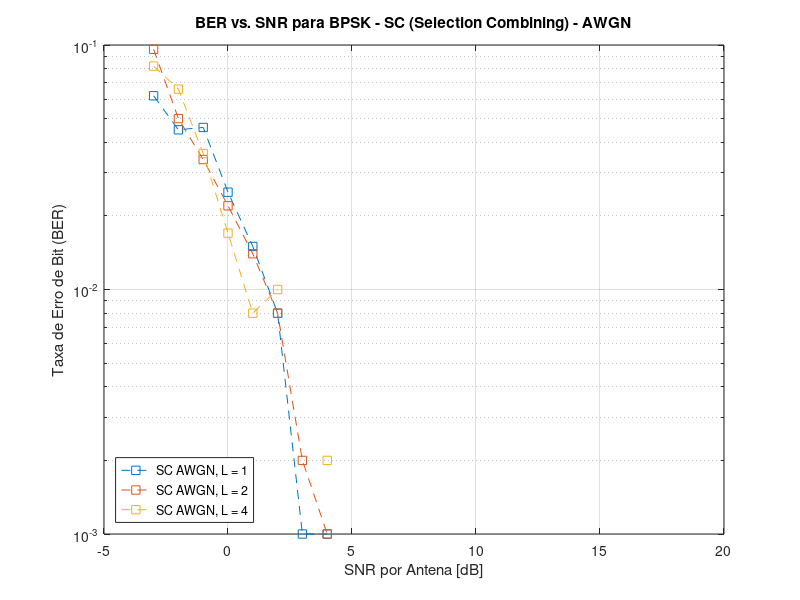
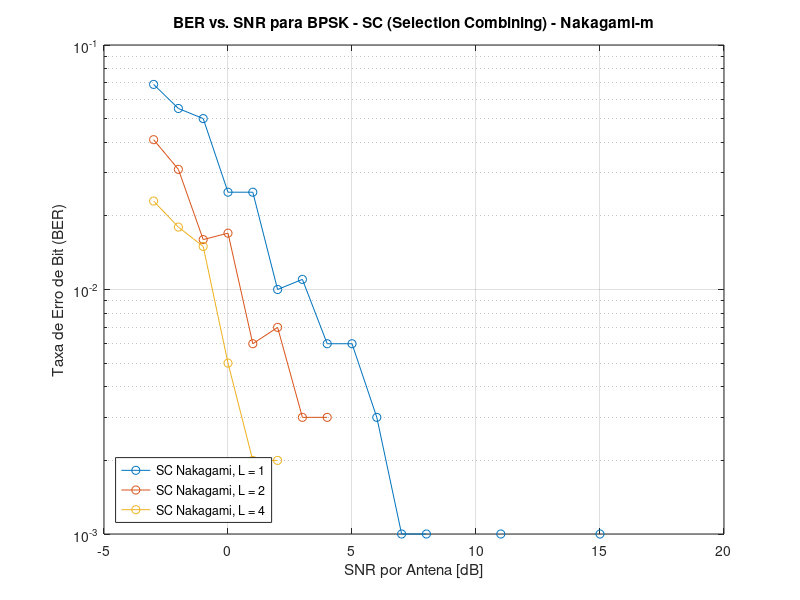
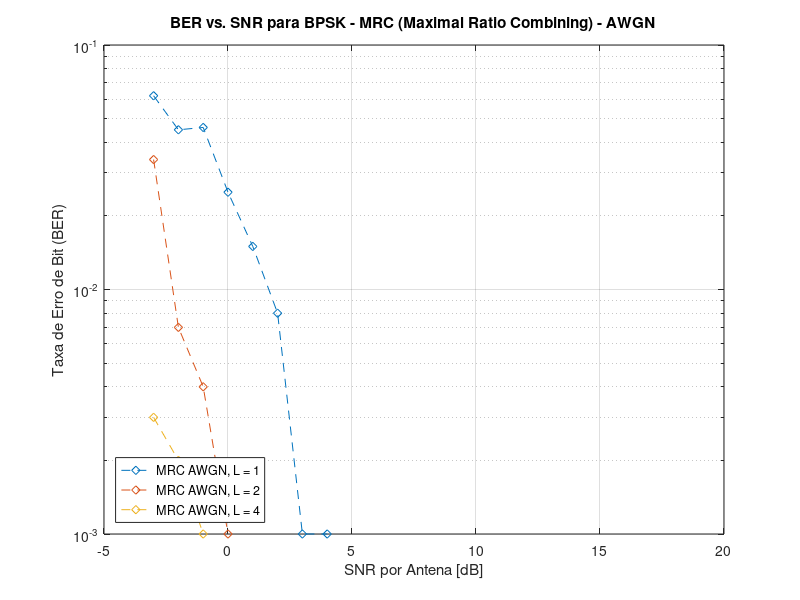
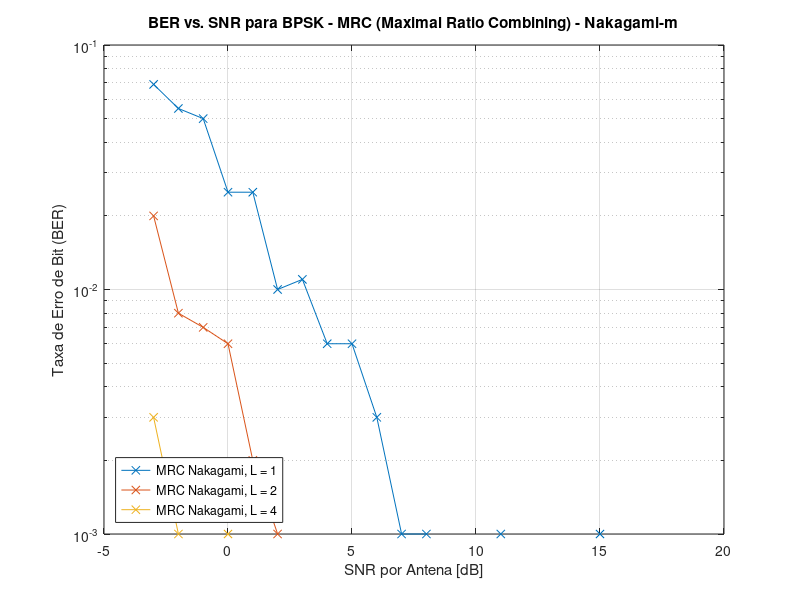

Write MATLAB code to recreate these figures, in order.
%--------------------------------------------------------------------------
% Parâmetros:
%--------------------------------------------------------------------------
SNRdB = -3:20;  % Relação sinal-ruído (SNR) em dB
SNR = 10.^(SNRdB/10);   % SNR linear
K = 1000;  % Número de bits transmitidos
m = 2;  % Parâmetro Nakagami-m
L = [1, 2, 4];  % Número de antenas receptoras

% Inicializando variáveis de BER
ber_nakagami_SC = zeros(length(L), length(SNR));
ber_nakagami_MRC = zeros(length(L), length(SNR));
ber_awgn_SC = zeros(length(L), length(SNR));
ber_awgn_MRC = zeros(length(L), length(SNR));

for l = 1:length(L)
    num_antenas = L(l);

    for i = 1:length(SNR)
        gamma = SNR(i);
        n_errors_nakagami_SC = 0;
        n_errors_nakagami_MRC = 0;
        n_errors_awgn_SC = 0;
        n_errors_awgn_MRC = 0;

        for k = 1:K
            % Geração de bits aleatórios
            bits = randi([0 1], 1, 1);
            x = 2 * bits - 1;  % Modulação BPSK

            % Canal Nakagami-m
            h_nakagami = sqrt(sum((1/sqrt(2)) * (randn(m, num_antenas) + 1i * randn(m, num_antenas)), 1));
            n = (1/sqrt(2)) * (randn(num_antenas, 1) + 1i*randn(num_antenas, 1));
            y_nakagami = h_nakagami.' * x + n / sqrt(2 * gamma);

            % SC - Nakagami-m
            [~, idx_sc] = max(abs(h_nakagami));  % Seleciona a antena com maior ganho
            y_sc = y_nakagami(idx_sc) / h_nakagami(idx_sc);
            bits_sc = real(y_sc) > 0;
            n_errors_nakagami_SC = n_errors_nakagami_SC + (bits_sc ~= bits);

            % MRC - Nakagami-m
            y_mrc = sum(conj(h_nakagami.') .* y_nakagami);
            bits_mrc = real(y_mrc) > 0;
            n_errors_nakagami_MRC = n_errors_nakagami_MRC + (bits_mrc ~= bits);

            % Canal AWGN (sem desvanecimento)
            h_awgn = ones(num_antenas, 1);
            y_awgn = h_awgn * x + n / sqrt(2 * gamma);

            % SC - AWGN
            y_sc_awgn = y_awgn(1);  % Apenas a primeira antena é usada em SC
            bits_sc_awgn = real(y_sc_awgn) > 0;
            n_errors_awgn_SC = n_errors_awgn_SC + (bits_sc_awgn ~= bits);

            % MRC - AWGN
            y_mrc_awgn = sum(conj(h_awgn) .* y_awgn);
            bits_mrc_awgn = real(y_mrc_awgn) > 0;
            n_errors_awgn_MRC = n_errors_awgn_MRC + (bits_mrc_awgn ~= bits);
        end
    
        % Calculando BER
        ber_nakagami_SC(l, i) = n_errors_nakagami_SC / K;
        ber_nakagami_MRC(l, i) = n_errors_nakagami_MRC / K;
        ber_awgn_SC(l, i) = n_errors_awgn_SC / K;
        ber_awgn_MRC(l, i) = n_errors_awgn_MRC / K;
    end
end

%--------------------------------------------------------------------------
% Plotagem dos resultados - SC AWGN
%--------------------------------------------------------------------------
figure;
for l = 1:length(L)
    semilogy(SNRdB, ber_awgn_SC(l,:), 's--', 'DisplayName', ['SC AWGN, L = ' num2str(L(l))]);
    hold on;
end
xlabel('SNR por Antena [dB]');
ylabel('Taxa de Erro de Bit (BER)');
title('BER vs. SNR para BPSK - SC (Selection Combining) - AWGN');
legend('Location', 'SouthWest');
grid on;
saveas(gcf, 'BER_SC_AWGN.png');  % Salva a imagem como PNG

%--------------------------------------------------------------------------
% Plotagem dos resultados - SC Nakagami-m
%--------------------------------------------------------------------------
figure;
for l = 1:length(L)
    semilogy(SNRdB, ber_nakagami_SC(l,:), 'o-', 'DisplayName', ['SC Nakagami, L = ' num2str(L(l))]);
    hold on;
end
xlabel('SNR por Antena [dB]');
ylabel('Taxa de Erro de Bit (BER)');
title('BER vs. SNR para BPSK - SC (Selection Combining) - Nakagami-m');
legend('Location', 'SouthWest');
grid on;
saveas(gcf, 'BER_SC_Nakagami.png');  % Salva a imagem como PNG

%--------------------------------------------------------------------------
% Plotagem dos resultados - MRC AWGN
%--------------------------------------------------------------------------
figure;
for l = 1:length(L)
    semilogy(SNRdB, ber_awgn_MRC(l,:), 'd--', 'DisplayName', ['MRC AWGN, L = ' num2str(L(l))]);
    hold on;
end
xlabel('SNR por Antena [dB]');
ylabel('Taxa de Erro de Bit (BER)');
title('BER vs. SNR para BPSK - MRC (Maximal Ratio Combining) - AWGN');
legend('Location', 'SouthWest');
grid on;
saveas(gcf, 'BER_MRC_AWGN.png');  % Salva a imagem como PNG

%--------------------------------------------------------------------------
% Plotagem dos resultados - MRC Nakagami-m
%--------------------------------------------------------------------------
figure;
for l = 1:length(L)
    semilogy(SNRdB, ber_nakagami_MRC(l,:), 'x-', 'DisplayName', ['MRC Nakagami, L = ' num2str(L(l))]);
    hold on;
end
xlabel('SNR por Antena [dB]');
ylabel('Taxa de Erro de Bit (BER)');
title('BER vs. SNR para BPSK - MRC (Maximal Ratio Combining) - Nakagami-m');
legend('Location', 'SouthWest');
grid on;
saveas(gcf, 'BER_MRC_Nakagami.png');  % Salva a imagem como PNG
